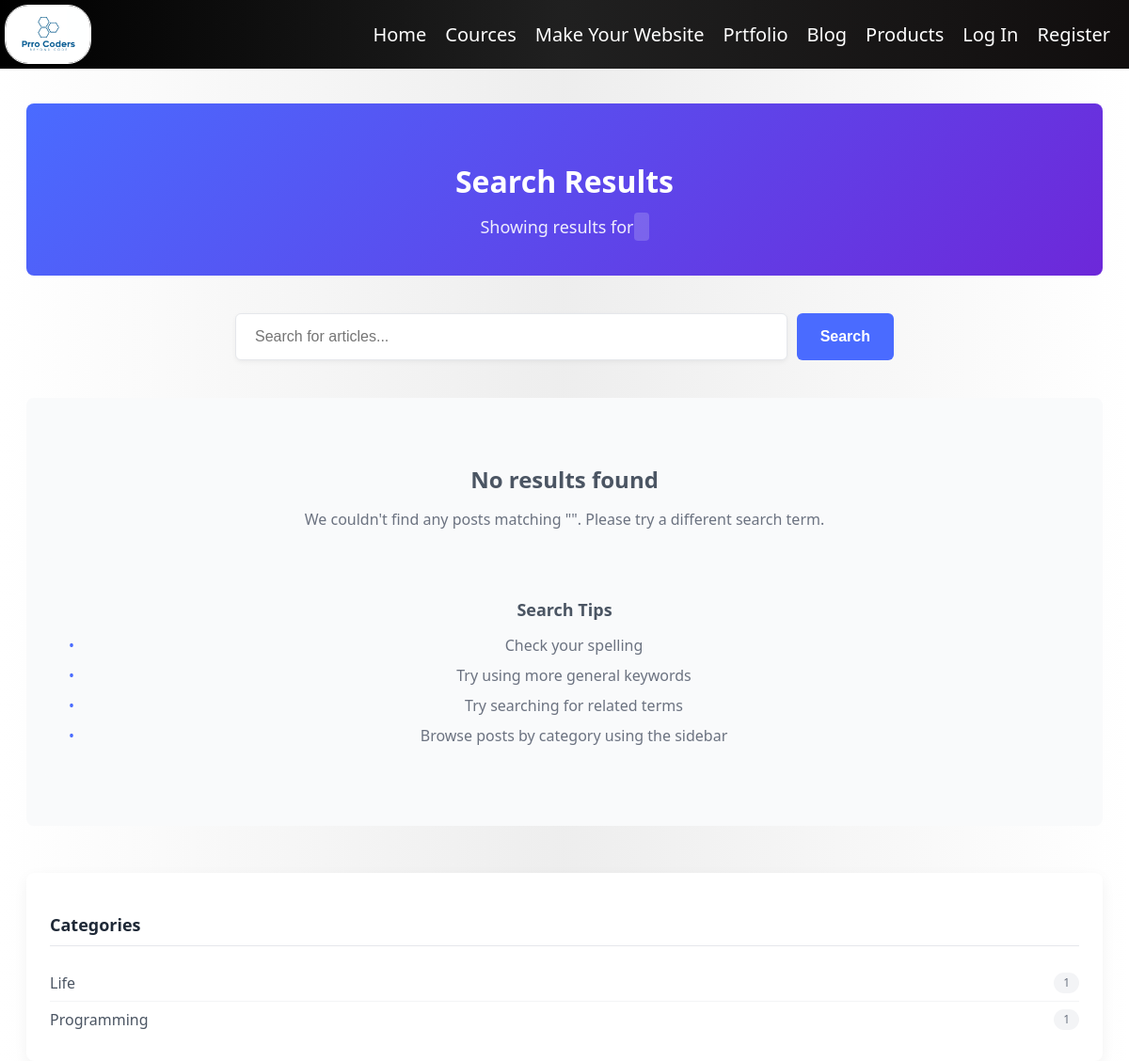
Before: /blog/search/ with the older database file.
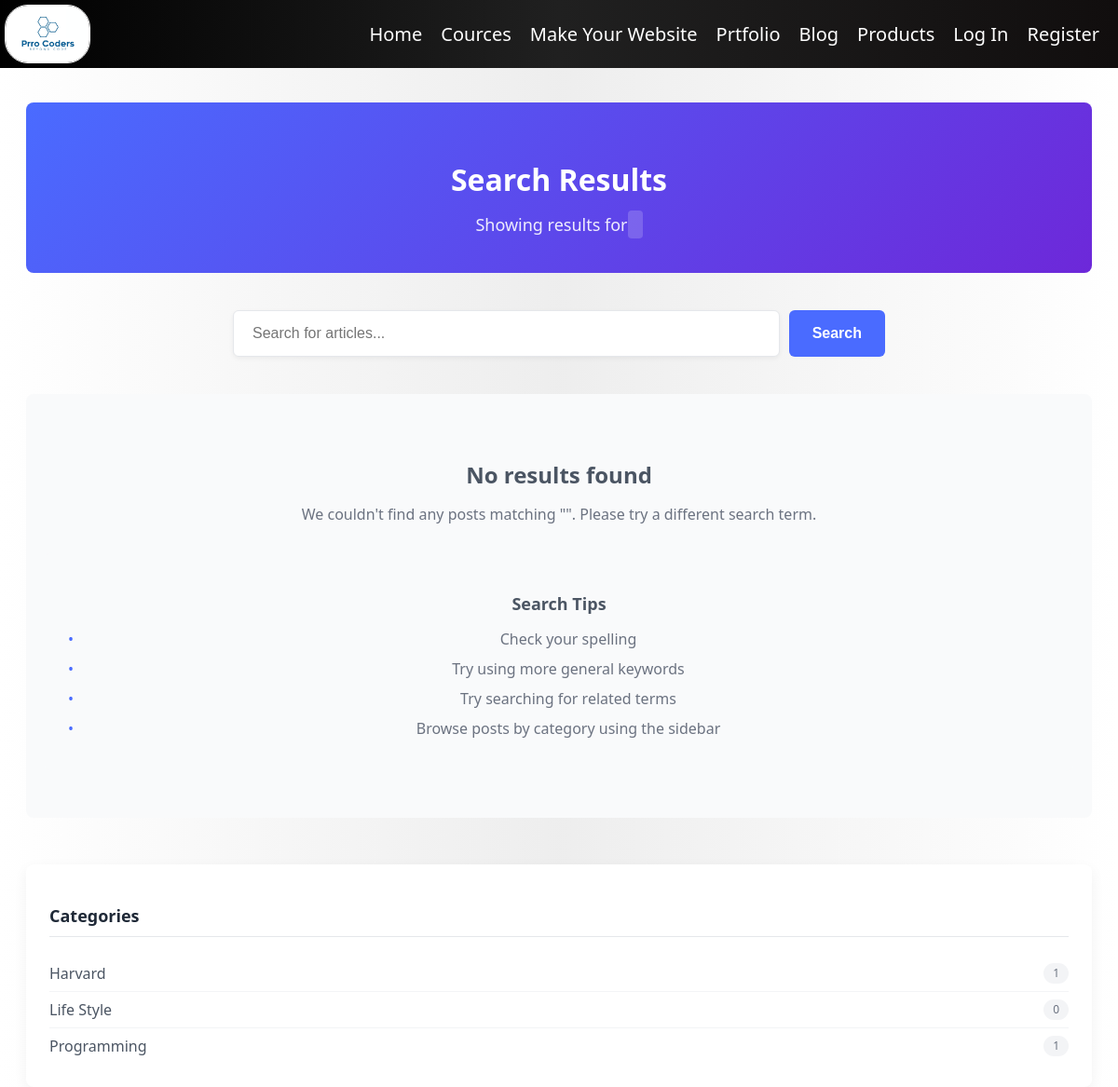
After: the same page with the newer database file.
### blog/models.py (models this page shows, shortened)
class Category(models.Model):
    name = models.CharField(max_length=100)
    slug = models.SlugField(unique=True)
    description = models.TextField(blank=True)
    class Meta:
        verbose_name_plural = "Categories"
        ordering = ['name']

### blog/views.py (the view)
class SearchResultsView(ListView):
    model = Post
    template_name = 'blog/search_results.html'
    context_object_name = 'posts'
    paginate_by = 6
    def get_queryset(self):
        query = self.request.GET.get('q')
        if query:
            return Post.objects.filter(
                Q(title__icontains=query) |
                Q(content__icontains=query),
                status='published'
            ).order_by('-publish_date')
        return Post.objects.none()
    def get_context_data(self, **kwargs):
        context = super().get_context_data(**kwargs)
        context['query'] = self.request.GET.get('q', '')
        context['categories'] = Category.objects.all()
        return context

### templates/blog/search_results.html (shortened to what the changed rows need)
{% extends 'layout.html' %}
{% load static %}
{% block head %}
<link rel="stylesheet" href="https://cdnjs.cloudflare.com/ajax/libs/font-awesome/5.15.4/css/all.min.css">
{% endblock %}
{% block body %}
<div class="search-container">
    <div class="search-header">
        <h1>Search Results</h1>
    </div>
    {% if posts %}
        <div class="search-results">
            {% for post in posts %}
                <div class="post-card">
                    {% if post.featured_image %}
                        <div class="post-image" style="background-image: url('{{ post.featured_image.url }}');"></div>
                    {% else %}
                        <div class="post-image-placeholder">
                            <i class="fas fa-file-alt"></i>
                        </div>
                    {% endif %}
                    <div class="post-content">
                        {% if post.categories.all %}
                            <div class="post-categories">
                                {% for category in post.categories.all %}
                                    <a href="{% url 'blog:category' slug=category.slug %}" class="post-category">
                                        {{ category.name }}
                                    </a>
                                {% endfor %}
                            </div>
                        {% endif %}
                        <a href="{% url 'blog:post_detail' year=post.publish_date.year month=post.publish_date.month day=post.publish_date.day slug=post.slug %}" class="post-title">
                            {{ post.title }}
                        </a>
                        <div class="post-excerpt">
                            {{ post.summary }}
                        </div>
                        <div class="post-meta">
                            <div class="post-date">
                                <i class="far fa-calendar-alt"></i> {{ post.publish_date|date:"M d, Y" }}
                            </div>
                            <div class="post-comments">
                                <i class="far fa-comments"></i> {{ post.comments.count }}
                            </div>
                        </div>
                    </div>
                </div>
            {% endfor %}
        </div>
        {% if posts.has_other_pages %}
            <div class="pagination">
                {% if posts.has_previous %}
                    <a href="?q={{ query }}&page=1"><i class="fas fa-angle-double-left"></i></a>
                    <a href="?q={{ query }}&page={{ posts.previous_page_number }}"><i class="fas fa-angle-left"></i></a>
                {% endif %}
                {% for num in posts.paginator.page_range %}
                    {% if posts.number == num %}
                        <span class="current">{{ num }}</span>
                    {% elif num > posts.number|add:'-3' and num < posts.number|add:'3' %}
                        <a href="?q={{ query }}&page={{ num }}">{{ num }}</a>
                    {% endif %}
                {% endfor %}
                {% if posts.has_next %}
                    <a href="?q={{ query }}&page={{ posts.next_page_number }}"><i class="fas fa-angle-right"></i></a>
                    <a href="?q={{ query }}&page={{ posts.paginator.num_pages }}"><i class="fas fa-angle-double-right"></i></a>
                {% endif %}
            </div>
        {% endif %}
    {% else %}
        <div class="no-results">
            <h2>No results found</h2>
        </div>
    {% endif %}
    <aside class="blog-sidebar">
        <div class="sidebar-widget">
            <ul class="category-list">
                {% for category in categories %}
                    <li>
                        <a href="{% url 'blog:category' slug=category.slug %}">
                            {{ category.name }}
                            <span class="category-count">{{ category.posts.count }}</span>
                        </a>
                    </li>
                {% empty %}
                    <li>No categories available</li>
                {% endfor %}
            </ul>
        </div>
    </aside>
</div>
{% endblock %}

Changed rows visible on the page:
added Category: name "Harvard", posts.count "1"
changed Category: name "Life" → "Life Style"; posts.count "1" → "0"
